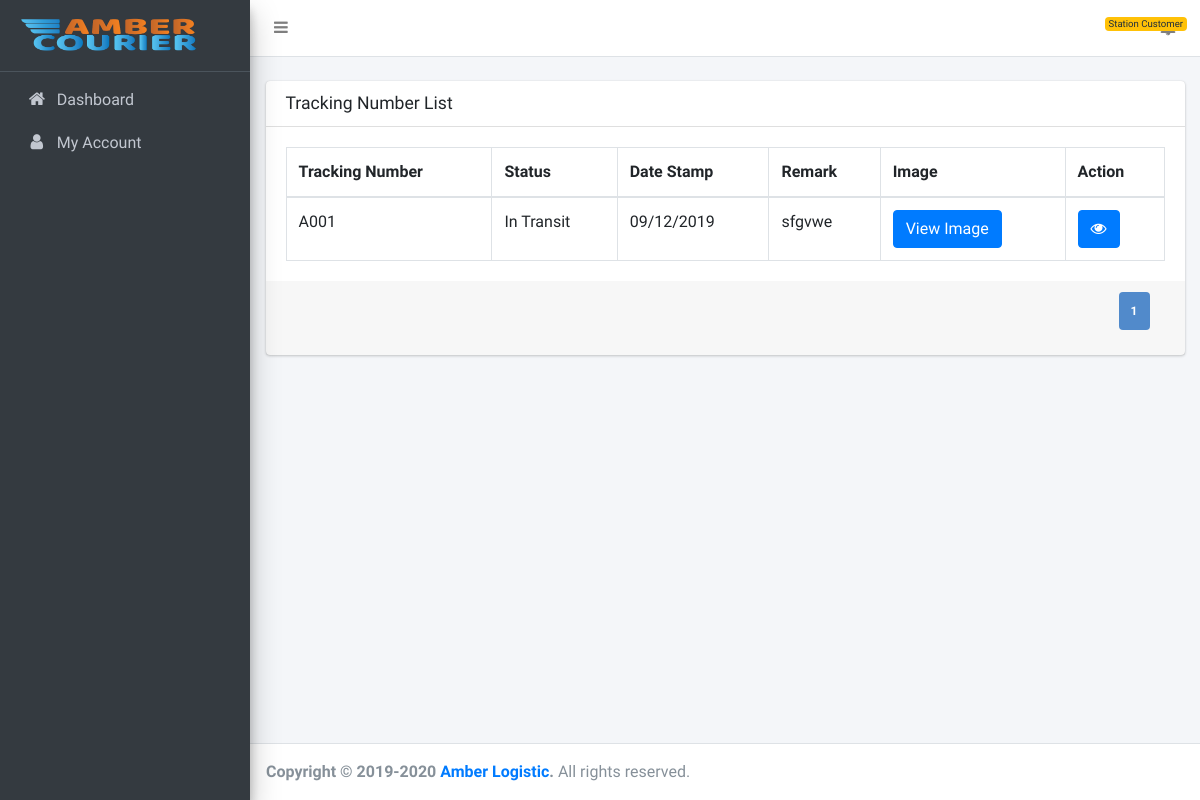
Before: /customer/tracking-list.php (signed in) with the older database file.
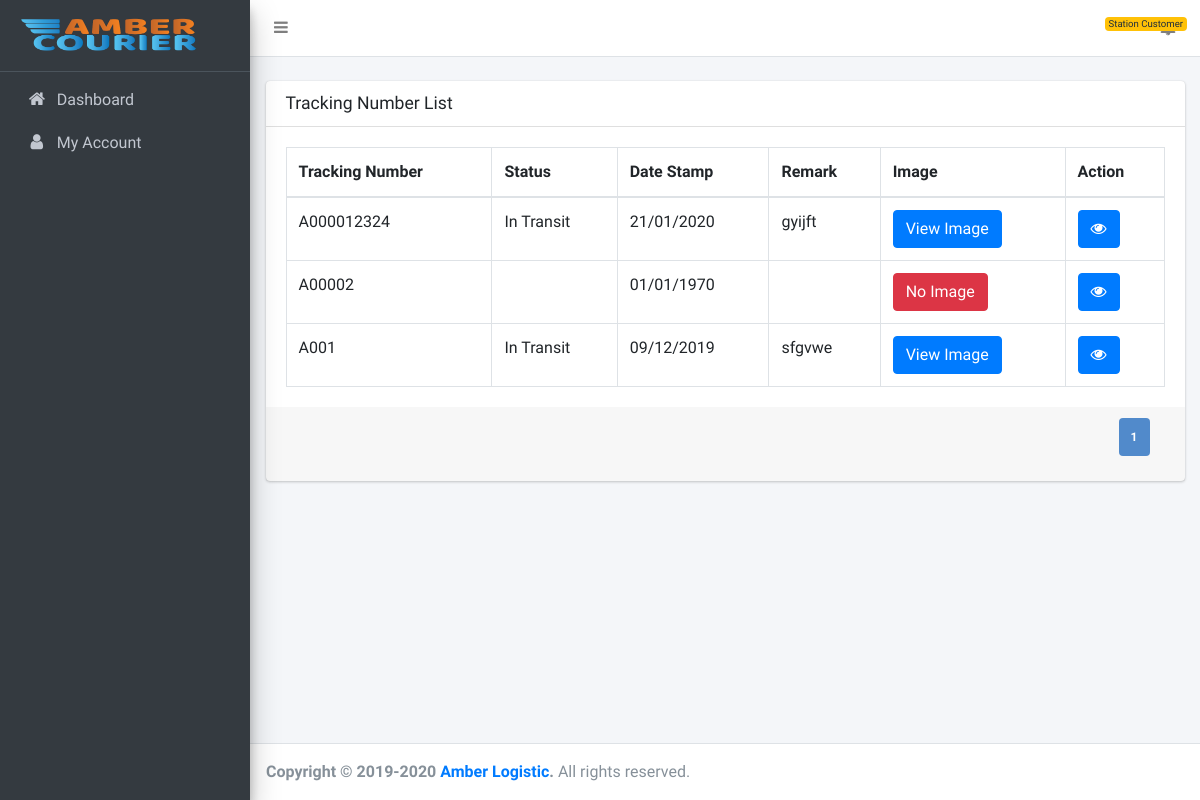
After: the same page with the newer database file.
### tables this page shows
CREATE TABLE `tracking_numbers` (
  `id` int(11) NOT NULL,
  `tracking_number` varchar(255) DEFAULT NULL,
  `station_prefix_id` int(11) DEFAULT NULL,
  `status_id` int(11) DEFAULT NULL,
  `date_stamp` varchar(255) DEFAULT NULL,
  `image_path` varchar(255) DEFAULT NULL,
  `remark` mediumtext DEFAULT NULL,
  `sender_id` int(11) DEFAULT NULL,
  `receiver_id` int(11) DEFAULT NULL,
  `parcel_type` int(11) DEFAULT NULL COMMENT '1=Parcel,2=Document,3=Heavy Shipment',
  `created_at` timestamp NULL DEFAULT current_timestamp()
);

CREATE TABLE `status` (
  `id` int(11) NOT NULL,
  `name` varchar(255) DEFAULT NULL,
  `others` varchar(255) DEFAULT NULL,
  `created_at` timestamp NULL DEFAULT current_timestamp()
);

### classes/Session.php (called while the page is built, shortened)
<?php
class Session
{
    public static function get($key){
        if(isset($_SESSION[$key])){
            return $_SESSION[$key];
        }
        else{
            return false;
        }
    }
}
?>

### customer/tracking-list.php (the view, shortened to what the changed rows need)
<?php
include(ROOT_PATH . "includes/db.php");
include(ROOT_PATH . "classes/Session.php");
$receiver_id = Session::get('customer_id');
$page = isset($_GET['page']) && is_numeric($_GET['page']) ? $_GET['page'] : 1;
$num_results_on_page = PAGINATION;
$calc_page = ($page - 1) * $num_results_on_page;
$query = "SELECT * FROM tracking_numbers WHERE receiver_id=$receiver_id group by tracking_number LIMIT  $calc_page,$num_results_on_page ";
$result = mysqli_query($con, $query);
?>
<!DOCTYPE html>
<html lang="en">
<?php
include(ROOT_PATH . "customer/includes/head.php"); ?>
<body class="hold-transition sidebar-mini layout-fixed">
<div class="wrapper">
    <div class="content-wrapper">
        <br>
        <section class="content">
            <div class="container-fluid">
                <div class="row">
                    <div class="col-md-12">
                        <div class="card">
                            <div class="card-body">
                                <table class="table table-bordered" id="result" width="100%" cellspacing="0">
                                    <thead>
                                    <tr>
                                        <th>Tracking Number</th>
                                        <th>Status</th>
                                        <th>Date Stamp</th>
                                        <th>Remark</th>
                                        <th>Image</th>
                                        <th>Action</th>
                                    </tr>
                                    </thead>
                                    <tbody>
                                    <?php
                                    while ($row = mysqli_fetch_assoc($result)) {
                                        ?>
                                        <tr id="row<?php echo $row['id']; ?>">
                                            <td scope="row"><?php echo $row['tracking_number']; ?></td>
                                            <td>
                                                <?php
                                                $status_id = $row['status_id'];
                                                $query_sta = "select * from status where id='$status_id' LIMIT 1";
                                                $result_sta = mysqli_query($con, $query_sta);
                                                $row_sta = mysqli_fetch_assoc($result_sta);
                                                echo $row_sta['name'];
                                                ?>
                                            </td>
                                            <td><?php echo date('d/m/Y', $row['date_stamp']);?></td>
                                            <td><?php echo $row['remark'] ?></td>
                                            <td>
                                                <?php
                                                if (isset($row['image_path']) && !empty($row['image_path'])) {
                                                    ?>
                                                    <button class='btn btn-primary' id='<?php echo "../../admin/".$row['image_path'] ?>' onclick='imageFunction(this.id)'>View Image</button>
                                                    <?php
                                                } else {
                                                    ?>
                                                    <button class='btn btn-danger' id = '../../admin/upload/default/no-image.png' onclick='imageFunction(this.id)'>No Image</button>
                                                    <?php
                                                }
                                                ?>
                                            </td>
                                            <td>
                                                <a class="btn btn-primary"
                                                   href="single.php?tracking_number=<?php echo $row['tracking_number']; ?>"><i
                                                        class="fa fa-eye"></i></a>
                                            </td>
                                        </tr>
                                        <?php
                                    }
                                    ?>
                                    </tbody>
                                </table>
                            </div>
                        </div>
                    </div>
                </div>
            </div>
        </section>
    </div>
</div>
</body>
</html>

Changed rows visible on the page:
added tracking_numbers: tracking_number "A000012324", status.name "In Transit", date_stamp "21/01/2020", remark "gyijft"
added tracking_numbers: tracking_number "A00002", date_stamp "01/01/1970", shows "No Image"
